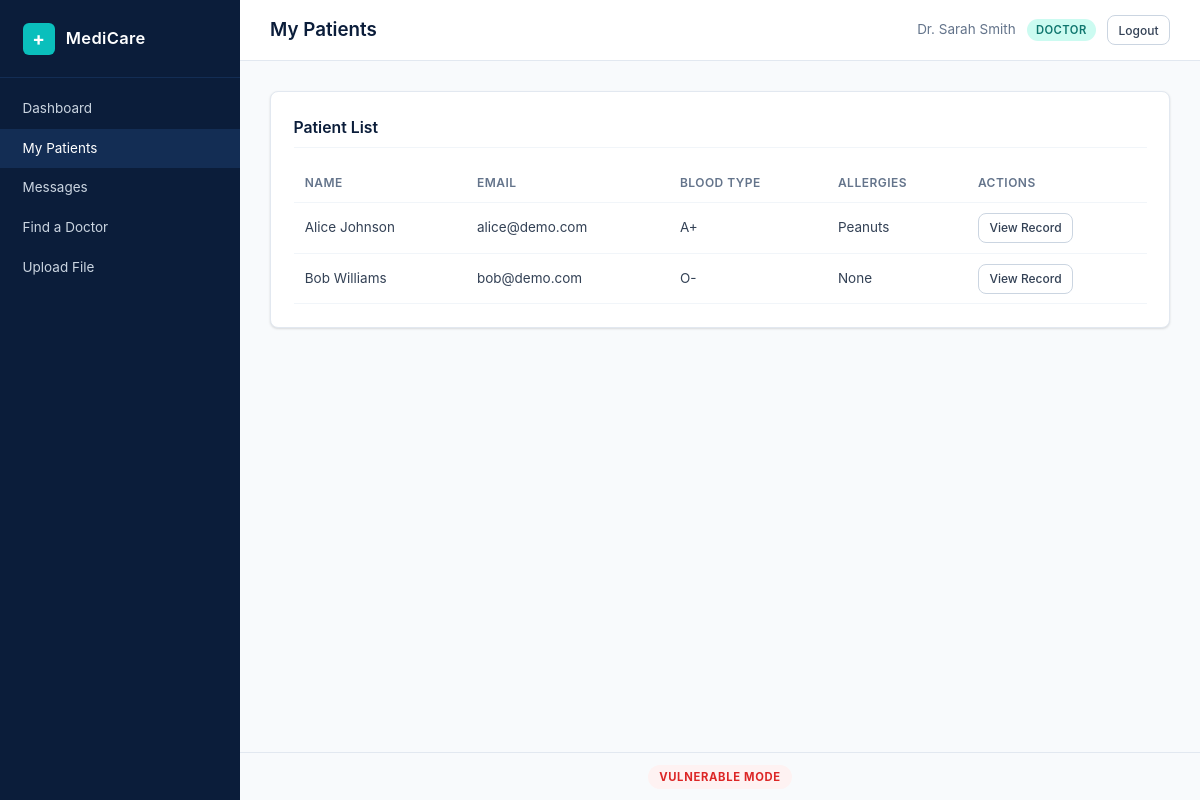
Page /doctor/patients.php (signed in) on the committed database.
### tables this page shows
CREATE TABLE users (
    id INT AUTO_INCREMENT PRIMARY KEY,
    name VARCHAR(100) NOT NULL,
    email VARCHAR(150) NOT NULL UNIQUE,
    password VARCHAR(255) NOT NULL,
    role ENUM('patient','doctor','admin') NOT NULL DEFAULT 'patient',
    created_at TIMESTAMP DEFAULT CURRENT_TIMESTAMP
);

### config.php (called while the page is built, shortened)
<?php
function esc(string $value): string {
    return htmlspecialchars($value, ENT_QUOTES, 'UTF-8');
}

### doctor/patients.php (the view, shortened to what this page needs)
<?php
require_once __DIR__ . '/../config.php';
require_once __DIR__ . '/../helpers.php';
$conn = getDB();
$doctorId = currentUserId();
$stmt = $conn->prepare(
    "SELECT DISTINCT u.id, u.name, u.email, p.blood_type, p.allergies
     FROM appointments a
     JOIN users u ON a.patient_id = u.id
     LEFT JOIN patients p ON p.user_id = u.id
     WHERE a.doctor_id = ?
     ORDER BY u.name"
);
$stmt->execute([$doctorId]);
$patients = $stmt->fetchAll();
?>
<div class="card">
    <h2 class="card-title">Patient List</h2>
    <?php if (empty($patients)): ?>
        <p class="text-muted">No patients assigned.</p>
    <?php else: ?>
        <table class="data-table">
            <thead>
                <tr>
                    <th>Name</th>
                    <th>Email</th>
                    <th>Blood Type</th>
                    <th>Allergies</th>
                    <th>Actions</th>
                </tr>
            </thead>
            <tbody>
                <?php foreach ($patients as $p): ?>
                    <tr>
                        <td><?= esc($p['name']) ?></td>
                        <td><?= esc($p['email']) ?></td>
                        <td><?= esc($p['blood_type'] ?? 'N/A') ?></td>
                        <td><?= esc($p['allergies'] ?? 'None') ?></td>
                        <td>
                            <a href="/patient/records.php?patient_id=<?= $p['id'] ?>" class="btn btn-sm">View Record</a>
                        </td>
                    </tr>
                <?php endforeach; ?>
            </tbody>
        </table>
    <?php endif; ?>
</div>

### assets/style.css (style rules this page uses)
*, *::before, *::after { margin: 0; padding: 0; box-sizing: border-box; }
:root { --navy: #0B1D3A; --navy-light: #132D54; --navy-dark: #071429; --teal: #0ABFBC; --teal-dark: #089E9B; --white: #FFFFFF; --gray-50: #F8FAFC; --gray-100: #F1F5F9; --gray-200: #E2E8F0; --gray-300: #CBD5E1; --gray-400: #94A3B8; --gray-500: #64748B; --gray-700: #334155; --red: #EF4444; --red-bg: #FEF2F2; --green: #22C55E; --green-bg: #F0FDF4; --amber: #F59E0B; --amber-bg: #FFFBEB; --blue: #3B82F6; --radius: 8px; --shadow: 0 1px 3px rgba(0,0,0,0.08), 0 1px 2px rgba(0,0,0,0.06); --shadow-md: 0 4px 6px rgba(0,0,0,0.07), 0 2px 4px rgba(0,0,0,0.06); --sidebar-width: 240px; --font: -apple-system, BlinkMacSystemFont, "Segoe UI", system-ui, sans-serif; }
html { font-size: 15px; }
body { font-family: var(--font); background: var(--gray-50); color: var(--gray-700); line-height: 1.6; min-height: 100vh; }
.card { background: var(--white); border: 1px solid var(--gray-200); border-radius: var(--radius); padding: 1.5rem; margin-bottom: 1.25rem; box-shadow: var(--shadow); }
.card-title { font-size: 1.05rem; font-weight: 600; color: var(--navy); margin-bottom: 1rem; padding-bottom: 0.5rem; border-bottom: 1px solid var(--gray-100); }
.data-table { width: 100%; border-collapse: collapse; }
.data-table th, .data-table td { padding: 0.65rem 0.75rem; text-align: left; border-bottom: 1px solid var(--gray-100); font-size: 0.9rem; }
.data-table th { font-weight: 600; color: var(--gray-500); font-size: 0.8rem; text-transform: uppercase; letter-spacing: 0.04em; }
.btn { display: inline-block; padding: 0.55rem 1.1rem; border: 1px solid var(--gray-300); border-radius: var(--radius); background: var(--white); color: var(--gray-700); font-family: var(--font); font-size: 0.85rem; font-weight: 500; cursor: pointer; text-decoration: none; text-align: center; transition: background 0.15s, border-color 0.15s; }
.btn-sm { padding: 0.3rem 0.7rem; font-size: 0.8rem; }

### rows in the picture
users: name "Alice Johnson", email "alice@demo.com", blood_type "A+", allergies "Peanuts"
users: name "Bob Williams", email "bob@demo.com", blood_type "O-", allergies "None"

### other values in the picture
$item['label'] "Dashboard"
$item['label'] "My Patients"
$item['label'] "Messages"
$item['label'] "Find a Doctor"
$item['label'] "Upload File"
$title "My Patients"
$name "Dr. Sarah Smith"
$role "DOCTOR"
$mode "VULNERABLE"
